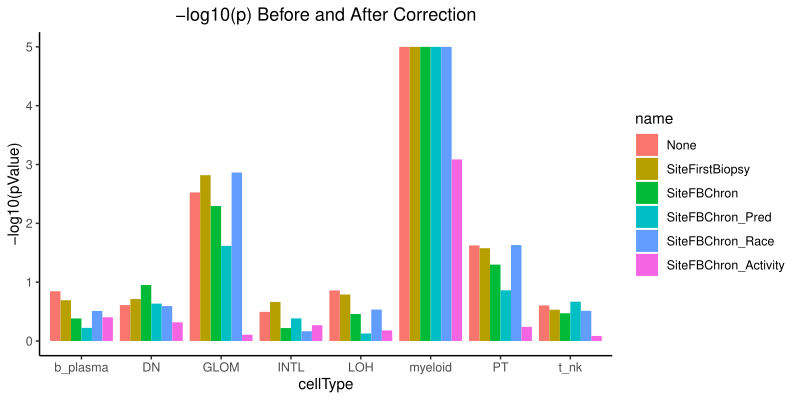

This chart was generated by the following R code:
suppressPackageStartupMessages({
    library(dplyr)
    library(scales)
    library(pals)
    library(ggplot2)
    library(cowplot)
    library(tidyverse)
    library(extrafont)
})

csvReader <- function(cellType) {
    ps <- read.csv(paste0(cellType, "_pValues.csv"))
    ps$cellType <- cellType
    return(ps)
}

big_ps <- csvReader("DN")
big_ps <- rbind(big_ps, csvReader("GLOM"))
big_ps <- rbind(big_ps, csvReader("INTL"))
big_ps <- rbind(big_ps, csvReader("LOH"))
big_ps <- rbind(big_ps, csvReader("PT"))
big_ps <- rbind(big_ps, csvReader("myeloid"))
big_ps <- rbind(big_ps, csvReader("b_plasma"))
big_ps <- rbind(big_ps, csvReader("t_nk"))

big_ps$name <- factor(big_ps$name, 
    levels = c(
        "None",
        "SiteFirstBiopsy",
        "SiteFBChron",
        "SiteFBChron_Pred",
        "SiteFBChron_Race",
        "SiteFBChron_Activity"
))

p <- ggplot(big_ps, aes(x = cellType, y = -log10(pValue), fill = name)) + 
    geom_bar(stat = "identity", position=position_dodge()) + 
    # scale_fill_manual(values = c("#5A189A", "#9D4EDD", "#2D6A4F", "#95D5B2")) + 
    theme_classic() + ggtitle("-log10(p) Before and After Correction") + 
    theme(plot.title = element_text(hjust = 0.5)) 

pdf("pVals.pdf", width = 8, height = 4)
    print(p)
dev.off()
